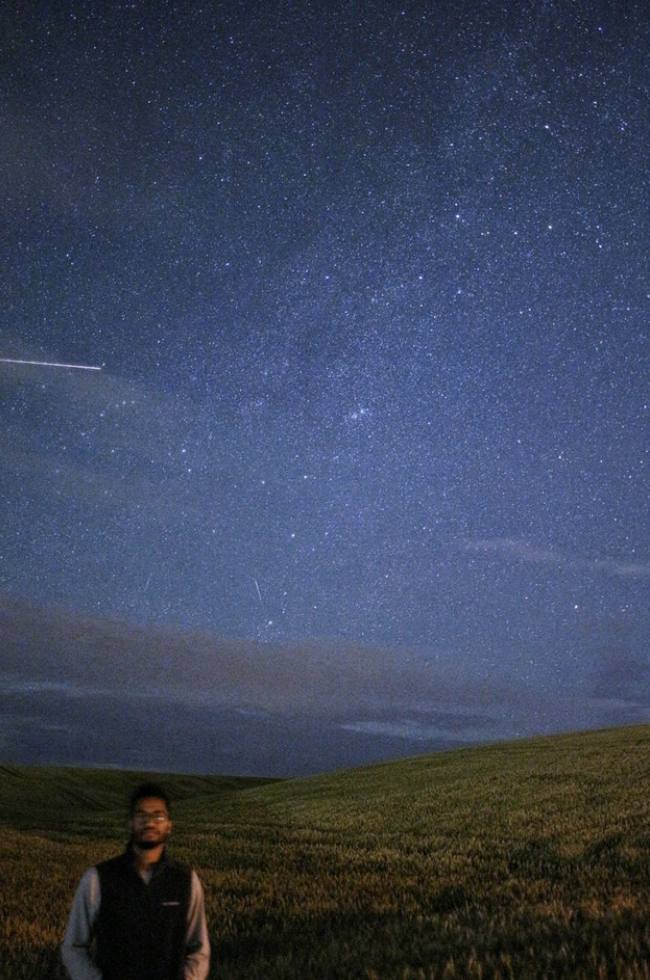
#> input picture Notes/Image_Processing/pics/night_image.png, 650 x 980 px
$ jupyter execute --allow-errors Image_Processing_05.ipynb   (older library calls are emulated)
#> lines starting #> are read from the running program, lines starting #| are printed output that depends on the picture
# Image Processing 05

```
from IPython import display
import numpy as np
import matplotlib.pyplot as plt
import matplotlib.patches as patches
from skimage import data
from skimage import color
from skimage.color import label2rgb
from skimage.filters import try_all_threshold, threshold_otsu, threshold_local, sobel, gaussian
from skimage import exposure
from skimage.transform import rotate, resize, rescale
from skimage import morphology
from skimage.restoration import inpaint, denoise_tv_chambolle, denoise_bilateral
from skimage.util import random_noise
from skimage.segmentation import slic
from skimage import measure
from skimage.io import imread
from skimage.feature import canny, corner_harris, corner_peaks, Cascade
```

[cell 1]
from IPython import display
import numpy as np
import matplotlib.pyplot as plt
import matplotlib.patches as patches
from skimage import data
from skimage import color
from skimage.color import label2rgb
from skimage.color import rgba2rgb, rgb2gray
from skimage.filters import try_all_threshold, threshold_otsu, threshold_local, sobel, gaussian
#from skimage import exposure
from skimage.transform import rotate, resize, rescale
#from skimage import morphology
from skimage.restoration import inpaint, denoise_tv_chambolle, denoise_bilateral
#from skimage.util import random_noise
from skimage.segmentation import slic
from skimage import measure
from skimage.io import imread
from skimage.feature import canny, corner_harris, corner_peaks, Cascade

[cell 2]
def show_image(image, title='Image', cmap_type='gray'):
    plt.imshow(image, cmap=cmap_type)
    plt.title(title)
    plt.axis('off')
    plt.show()

[cell 3]
# [9 lines left out: function plot_comparison, not called in this run]

[cell 4]
# [7 lines left out: function show_image_contour, not called in this run]

[cell 5]
# [6 lines left out: function show_image_with_corners, not called in this run]

[cell 6]
def show_detected_face(result, detected, title="Face image"):
    plt.figure()
    plt.imshow(result)
    img_desc = plt.gca()
    plt.set_cmap('gray')
    plt.title(title)
    plt.axis('off')

    for patch in detected:

        img_desc.add_patch(
            patches.Rectangle(
                (patch['c'], patch['r']),
                patch['width'],
                patch['height'],
                fill=False,
                color='r',
                linewidth=2)
        )
    plt.show()
    crop_face(result, detected)

[cell 7]
# [10 lines left out: function crop_face, not called in this run]

[cell 8]
# [11 lines left out: function getFace, not called in this run]

[cell 9]
# [11 lines left out: function getFaceRectangle, not called in this run]

[cell 10]
# [9 lines left out: function mergeBlurryFace, not called in this run]

# Face Detection
* In recent years, face detection has attracted a lot of attention and had a big impact on automated processes through artificial vision.
* In this subunit, we'll learn how to perform face detection using out-of-the-box functions from `skimage`.

#### Face detection use cases
* Several social network platforms and smart-phones are using face detection to know if there is someone in a picture and, if so, apply filters, add focus to the face area, or recommend you tag friends.
* Face detection use cases:
    * Filters
    * Auto focus
    * Tag recommendations
    * Automatically blur faces for privacy protection
    * To recognize emotions later on

* Face detection is the key first step before recognizing emotions

#### Detecting faces with `skimage`
* With `skimage`, we can detect faces using a machine learning classifier, with just a few lines of code!
* In this course we don't cover ML concepts in depth, but it's important to know that we use a **cascade of classifiers**, which is like multiple classifiers in one.
* You can also use it for other things, like cats, objects, or profiled faces (from a side view).
* **Note:** the following face detection framework requires an **xml file**, from which the trained data can be read.

```
# Import the classifier class
from skimage.feature import Cascade

# Load the trained file from the module root
trained_file = data.lbp_frontal_face_cascade_filename()

# Initialize the detector cascade
detector = Cascade(trained_file)
```
* To apply the detector on images, we need to use the `detect_multi_scale` method from the same cascade class.
* This method searches for the object (in this case a face)
* It creates a window that will be moving through the image until it finds something similar to a human face
* **Searching happens on multiple scales**
* **The window will have a minimum size** to spot small or far-away faces
* **The window will have a maximum size** to also find the larger faces in the image

#> (a cell that did not finish here is left out)

* This method takes:
    * **input image** (`img`) as the first parameter
    * **scale factor** (`scale_factor`) by which the search window is multiplied in each step
    * **step ratio** (`step_ratio`), in which 1 represents an exhaustive search and usually is slow
        * By setting this parameter to high values, the results will be worse but the computation will be much faster
        * Usually, values in the interval of 1.0-1.5 give good results
    * **minimum window size:** (`min_size`) specifies the minimum size of search windows that are applied to the input image to detect faces
    * **maximum window side:** (`max_size`) specifies the maximum size of search windows that are applied to the input image to detect faces

```
# Apply detector on the image
detected = detector.detect_multi_scale(img= image,
                                       scale_factor= 1.2,
                                       step_ratio= 1,
                                       min_size = (10, 10),
                                       max_size = (200, 200))
```
* The detector will return the coordinates of the box that contains the face.
* When printing the result, we see that it is a **dictionary**, where `r` represents the row position of the top left corner of the detected window, and and `c` is the column position of the top left corner of the detected window
* `width` is the width of the detected window and `height` is the height of the detected window.

```
print(detected)
# Show image with detected face marked
show_detected_face(image, detected)
```
* OUTPUT: `Detected face: [{'r': 115, 'c': 210, 'width': 167, 'height': 167}]`
* We then use a function that shows the original image with the detected face marked with red lines, forming a box containing the face.
* The above-defined function, **`show_detected_face`** draws a rectangle around detected faces.

```
# Load the trained file from data
trained_file = data.lbp_frontal_face_cascade_filename()

# Initialize the detector cascade
detector = Cascade(trained_file)

# Detect faces with min and max size of searching window
detected = detector.detect_multi_scale(img = night_image,
                                       scale_factor=1.2,
                                       step_ratio=1,
                                       min_size=(10,10),
                                       max_size=(200,200))

# Show the detected faces
show_detected_face(night_image, detected)
```

[cell 12]
night_image = imread('pics/night_image.png')
#> night_image is the input picture: shape (980, 650, 4); mean R, G, B, A 58.7, 67.6, 89, 255

[cell 13]
# Load the trained file from data
trained_file = data.lbp_frontal_face_cascade_filename()
detector = Cascade(trained_file)
#> (the rest of this cell did not finish here and is left out)

#### Multiple faces
In this exercise, you will detect multiple faces in an image and show them individually.

[cell 14]
friends_image = imread('pics/friends_image.png')
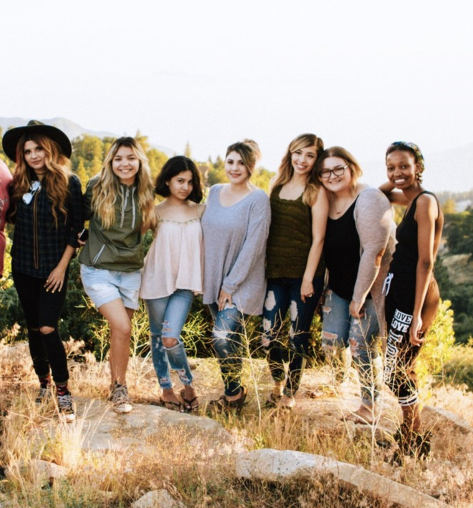
#> input picture Notes/Image_Processing/pics/friends_image.png, 946 x 1016 px (shown at 1/2 size)
#> friends_image is the input picture: shape (1016, 946, 4); mean R, G, B, A 172.2, 157.4, 140.6, 255

[cell 15]
# Load the trained file
# trained_file = data.lbp_frontal_face_cascade_filename()

# Initialize the detector cascade
detector = Cascade(trained_file)

# Detect faces with scale factor to 1.2 and step ratio to 1
#> (the rest of this cell did not finish here and is left out)

### Segmentation and face detection
Previously, you learned how to make processes more computationally efficient with unsupervised superpixel segmentation. In this exercise, you'll do just that!

Using the slic() function for segmentation, pre-process the image before passing it to the face detector.

[skimage.color documentation](https://scikit-image.org/docs/dev/api/skimage.color.html#skimage.color.label2rgb)
* Note new FutureWarnings: **must specify `slic(start_label=1)` and `labelrgb(bg_label=0)`**
* **Use either:**
    * **`show_image(segmented_image/255)`**
    * **OR**
    * **`show_image(np.array(segmented_image, np.int32))`**
* See this [StackOverflow](https://stackoverflow.com/questions/49643907/clipping-input-data-to-the-valid-range-for-imshow-with-rgb-data-0-1-for-floa) for helpful troubleshooting with latest updates

```
# Obtain the segmentation with default 100 regions
segments = slic(profile_image)

# Obtain segmented image using label2rgb
segmented_image = label2rgb(segments, profile_image, kind='avg')

# Detect the faces with multi scale method
detected = detector.detect_multi_scale(img=segmented_image,
                                       scale_factor=1.2,
                                       step_ratio=1,
                                       min_size=(10, 10), max_size=(1000, 1000))

# Show the detected faces
show_detected_face(segmented_image, detected)
```

[cell 16]
rebeca_image = imread('pics/rebeca_image.png')
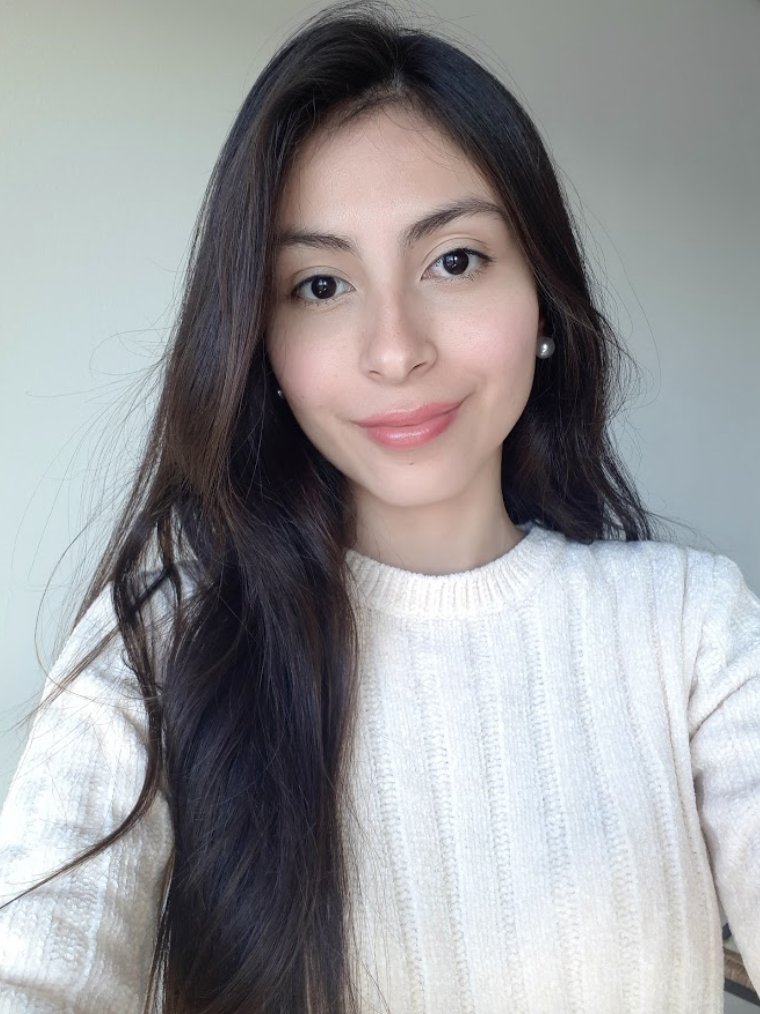
#> input picture Notes/Image_Processing/pics/rebeca_image.png, 760 x 1014 px
#> rebeca_image is the input picture: shape (1014, 760, 4); mean R, G, B, A 153.2, 153.3, 155.3, 255

[cell 17]
show_image(rebeca_image)

[cell 18]
# Obtain the segmentation with default 100 regions
segments = slic(rgba2rgb(rebeca_image), start_label = 1)
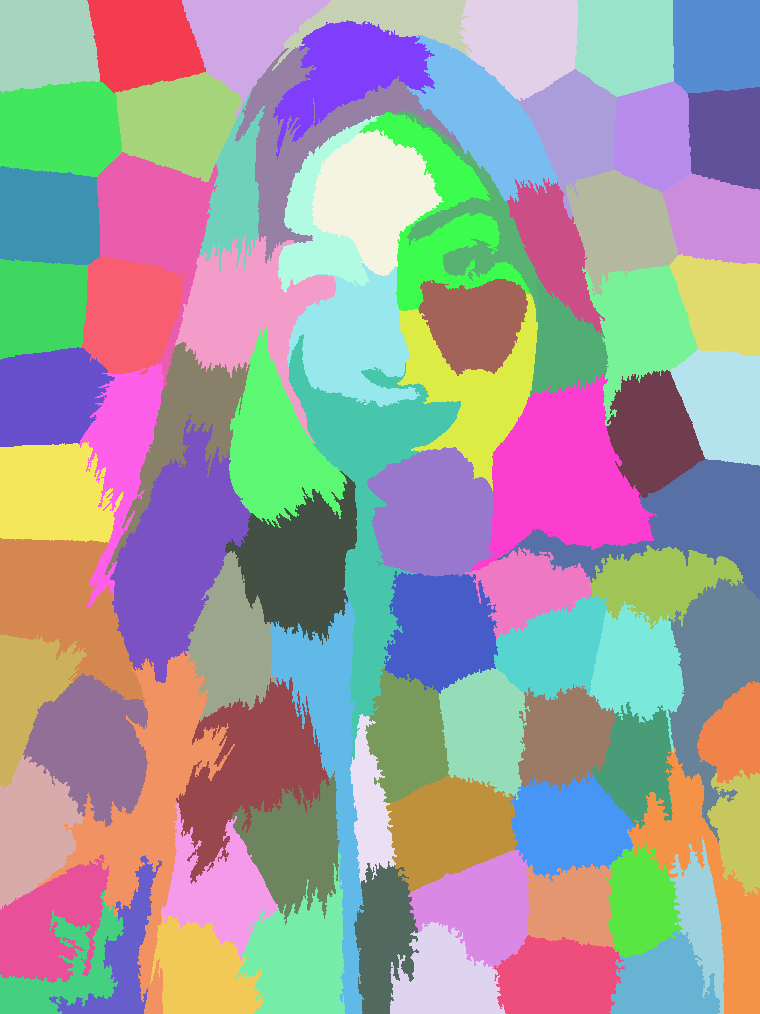
#> segments: shape (1014, 760) int64; 86 distinct labels, from 1 to 86; one colour per label, 0 black

# Obtain segmented image using label2rgb
segmented_image = label2rgb(segments, rgba2rgb(rebeca_image), kind='avg', bg_label=0)
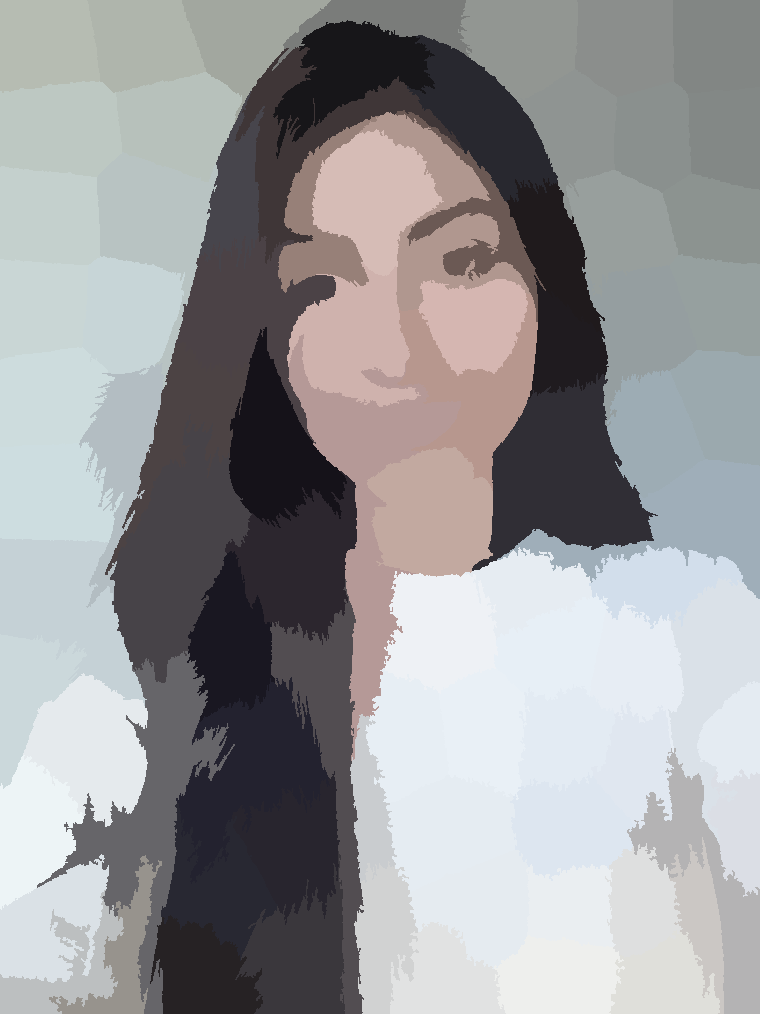
#> segmented_image: shape (1014, 760, 3) float64; mean R, G, B 0.601, 0.601, 0.609

# Detect the faces with multi scale method
detected = detector.detect_multi_scale(img=segmented_image,
                                       scale_factor=1.2,
                                       step_ratio=1,
                                       min_size=(10, 10), max_size=(1000, 1000))
#> detected = 1 item

# Show the detected faces
show_detected_face(segmented_image, detected)
#> (the call stopped at in show_detected_face, `img_desc = plt.gca()`: IPython is not available in this run)

## Some notes on RGB vs RGBA
[Geeks for Geeks](https://www.geeksforgeeks.org/difference-between-rgb-vs-rgba-color-format/)

#### RGB
* **RGB**: 3 channels; format: `rgb(red, green, blue)`
* Each parameter in rgb() function defines the intensity of colors in a range of 0 to 255. The value 0 defines no color of that type being used while 255 defines the highest value of that color being used.

#### RGBA
* **RGBA**: 4 channels; format `rgba(red, green, blue, alpha)`
* The alpha value is declared as a decimal number from 0 to 1, where 0 is fully transparent and 1 is fully opaque.

## Real-world applications
* In this subunit we will learn how to apply what we have learned in real-world situations; to do so, we will be combining techniques
* Some cases where we might need to combine several techniques are, for example:
    * Turning to grayscale before detecting edges/corners
    * Reducing noise and restoring images
    * Detecting faces to later on blur them by applying a gaussian filter
    * Approximation of objects' sizes

### Privacy protection
* Here, we'll take a look at how we would solve a privacy protection case by detecting faces and then anonymizing them.
* In this case, we'll first need to detect faces, using the cascade of classifiers detector and then apply a gaussian filter to the cropped faces
* With the face detector initialized and ready to use, we can start detecting faces
* For each detected face, as the variable `d` in the detected list, we'll use the coordinates to crop it out of the image, in other words, **extract it.**
* The `getFace` function crops the face out of the image (see def above)
* Now that the face is cropped from the image, we will apply the gaussian filter to blur it and make it unrecognizable
* This resulting image is assigned to the `gaussian_face` variable
* As a last step, we'll merge the blurry face back to the image, using another function called `mergeBlurryFace`
* This results in an image that no longer contains people's faces in it and in this way personal data is anonymized
* **We need to remember that the classifier was only trained to detect the front side of faces, not profile faces.**
* If you want to do that, you'll need to train the classifier with an xml file of profile faces, that you can find available online
    * **Like some provided by the `OpenCV` image processing library.**

```
# Import Cascade of classifiers and gaussian filter
from skimage.feature import Cascade
from skimage.filters import gaussian

# Detect the faces
detected = detector.detect_multi_scale(img = image,
                                       scale_factor = 1.2,
                                       step_ratio = 1,
                                       min_size = (50, 50),
                                       max_size = (100, 100))
# For each detected face
for d in detected:
    # Obtain the face cropped from detected coordinates
    face = getFace(d)

    # Apply gaussian filter to extracted face
    gaussian_face = gaussian(face, multichannel= True, sigma= 10)

    # Merge this blurry face to our final image and show it
    resulting_image = mergeBlurryFace(image, gaussian_face)
```
* Just like the previously mentioned cases, there will be many more where you will be able to combine the processes that you learned during the course

#### Privacy protection

In this exercise, you will detect human faces in the image and for the sake of privacy, you will anonymize data by blurring people's faces in the image automatically.

[cell 19]
friends_image2 = rgba2rgb(friends_image)

[cell 20]
#from skimage.feature import Cascade
#from skimage.filters import gaussian
show_image(friends_image2, "Original")
